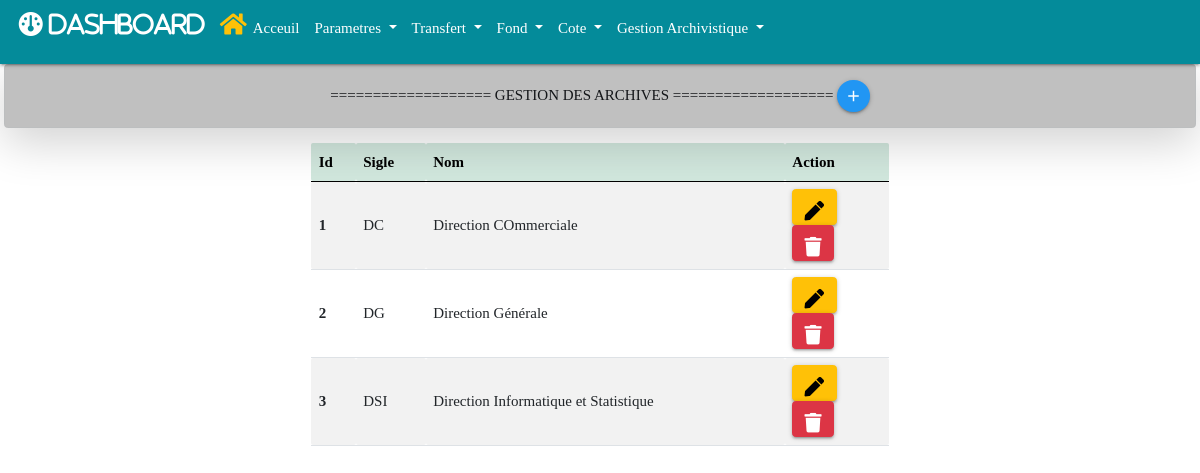
Before: /paramettre/provenance with the older database file.
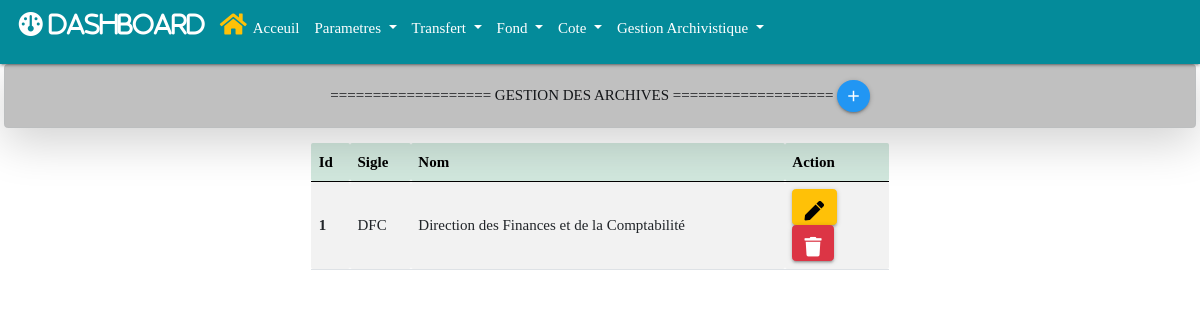
After: the same page with the newer database file.
### paramettre/models.py (models this page shows, shortened)
class Provenance(models.Model):
    sigle = models.CharField(max_length=50, null=True, blank=True)
    nom = models.CharField(max_length=200, null=True, blank=True)
    create_at = models.DateField(auto_now_add=True, null=True)
    modified_at = models.DateTimeField(auto_now_add=True)

### paramettre/views.py (the view)
# urls.py: path('paramettre/provenance', views.provenance, name="provenance"),
def provenance(request):
    provenances = Provenance.objects.all()
    context = {'provenances':provenances}
    return render(request, 'paramettre/provenance/provenance.html', context)

### paramettre/templates/paramettre/provenance/provenance.html (shortened to what this page needs)
{% extends 'base.html' %}
{% block add %}
<a href="{% url 'add_provenance' %}" class="btn-floating btn-small waves-effect waves-light blue" title="Ajouter une provenance">
    <i class="material-icons">add</i>
</a>
{% endblock add %}
{% block main %}
<div class="container mt-3 w-50">
    <table id="example" class="table table-striped" style="width:100%">
        <thead class="table-success">
            <tr>
                <th>Id</th>
                <th>Sigle</th>
                <th>Nom</th>
                <th style="width: 18%;">Action</th>
            </tr>
        </thead>
        <tbody>
            {% for provenance in provenances %}
            <tr>
                <th scope="row">{{provenance.id}}</th>
                <td>{{provenance.sigle}}</td>
                <td>{{provenance.nom}}</td>
                <td>
                    <a href="{% url 'edit_provenance' provenance.id %}" type="button" class="btn btn-warning" title="Edit provenance">
                        <i class="fas fa-pen"></i>
                    </a>
                    <a href="{% url 'delete_provenance' provenance.id %}" type="button" class="btn btn-danger" title="Supprimer provenance">
                        <i class="fas fa-trash"></i>
                    </a>
                </td>
            </tr>
            {% endfor %}
        </tbody>
    </table>
</div>
{% endblock main %}

### templates/base.html (shortened to what this page needs)
{% load static %}
<!DOCTYPE html>
<html>
    <head>
        <link rel="stylesheet" href="{% static "css/styles.css" %}">
        <link rel="stylesheet" href="{% static "materialize/css/materialize.min.css" %}">
        <link rel="stylesheet" href="{% static "materialize/js/materialize.min.js" %}">
    	  <link href="https://cdn.jsdelivr.net/npm/bootstrap@5.0.2/dist/css/bootstrap.min.css" rel="stylesheet">
		    <link rel="stylesheet" href="https://cdn.jsdelivr.net/npm/bootstrap-icons@1.9.1/font/bootstrap-icons.css">
   		  <link href="https://cdn.jsdelivr.net/npm/bootstrap@5.0.2/dist/css/bootstrap.min.css" rel="stylesheet">
    	  <link rel="stylesheet" href="https://cdnjs.cloudflare.com/ajax/libs/font-awesome/6.1.1/css/all.min.css">
    	  <link rel="stylesheet" href="https://cdnjs.cloudflare.com/ajax/libs/font-awesome/5.15.4/css/all.min.css" />
		    <link rel="stylesheet" type="text/css" href="https://cdn.datatables.net/v/bs5/jq-3.6.0/jszip-2.5.0/dt-1.12.1/b-2.2.3/b-html5-2.2.3/b-print-2.2.3/datatables.min.css"/>
        <link rel="stylesheet" href="https://cdnjs.cloudflare.com/ajax/libs/Chart.js/2.8.0/Chart.min.css" />
        </head>
    <body>
    {% block nav %}
        <nav class="navbar navbar-expand-lg navbar-light sticky-top" style="background-color: #048B9A;">
            <div class="container-fluid">
              <div class="collapse navbar-collapse" id="navbarTogglerDemo01">
                <ul class="navbar-nav me-auto mb-2 mb-lg-0">
                  <li class="nav-item">
                    <a class="nav-link active" aria-current="page" href="{% url 'statistique' %}"><i class="fa fa-dashboard text-white">&nbsp;dashboard</i></a>
                  </li>
                  <li class="nav-item">
                    <a class="nav-link active text-white" aria-current="page" href="{% url 'home' %}"><i class="fa fa-house text-warning">&nbsp;</i>Acceuil</a>
                  </li>
                  <li class="nav-item dropdown">
                    <a class="nav-link dropdown-toggle text-white" href="#" id="navbarScrollingDropdown" role="button" data-bs-toggle="dropdown" aria-expanded="false">
                      Parametres
                    </a>
                  </li>
                  <li class="nav-item dropdown">
                    <a class="nav-link dropdown-toggle text-white" href="#" id="navbarScrollingDropdown" role="button" data-bs-toggle="dropdown" aria-expanded="false">
                      Transfert
                    </a>
                  </li>
                  <li class="nav-item dropdown">
                    <a class="nav-link dropdown-toggle text-white" href="#" id="navbarScrollingDropdown" role="button" data-bs-toggle="dropdown" aria-expanded="false">
                     Fond
                    </a>
                  </li>
                  <li class="nav-item dropdown">
                    <a class="nav-link dropdown-toggle text-white" href="#" id="navbarScrollingDropdown" role="button" data-bs-toggle="dropdown" aria-expanded="false">
                     Cote
                    </a>
                  </li>
                  <li class="nav-item dropdown">
                    <a class="nav-link dropdown-toggle text-white" href="#" id="navbarScrollingDropdown" role="button" data-bs-toggle="dropdown" aria-expanded="false">
                     Gestion Archivistique
                    </a>
                  </li>
                </ul>
              </div>
            </div>
          </nav>
          <div class="alert alert-dark text-center shadow-lg rounded mx-1" role="alert" style="background-color: #C0C0C0;">
            =================== GESTION DES ARCHIVES ===================
            {% block add %}
             {% endblock add %}
          </div>
        {% endblock nav %}
          {% block main %}
					{% endblock main %}
    </body>
</html>

### archivages/static/css/styles.css (style rules this page uses)
* { padding: 0; margin: 0; box-sizing: border-box; list-style-type: none; text-decoration: none; font-family: "verdana"; }

Changed rows visible on the page:
removed Provenance: id "2", sigle "DG", nom "Direction Générale"
removed Provenance: id "3", sigle "DSI", nom "Direction Informatique et Statistique"
changed Provenance id 1: sigle "DC" → "DFC"; nom "Direction COmmerciale" → "Direction des Finances et de la Comptabilité"
